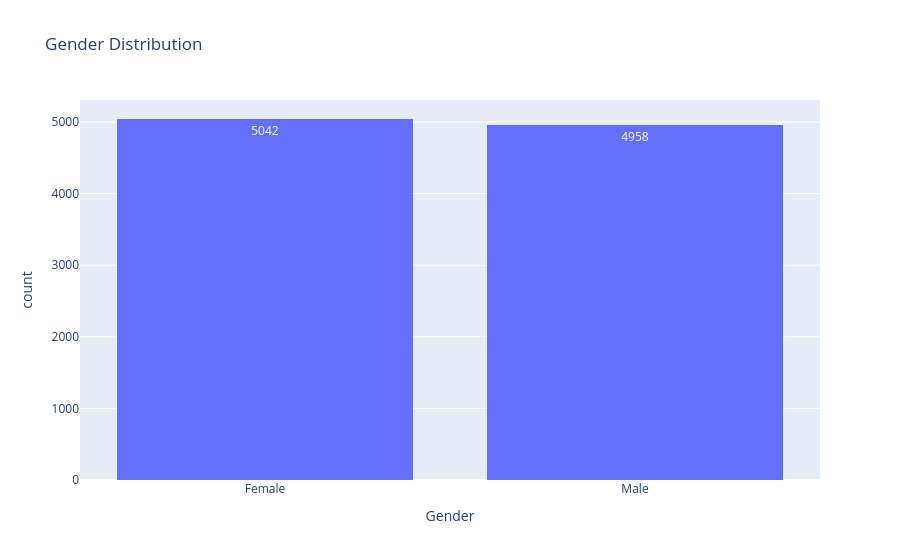
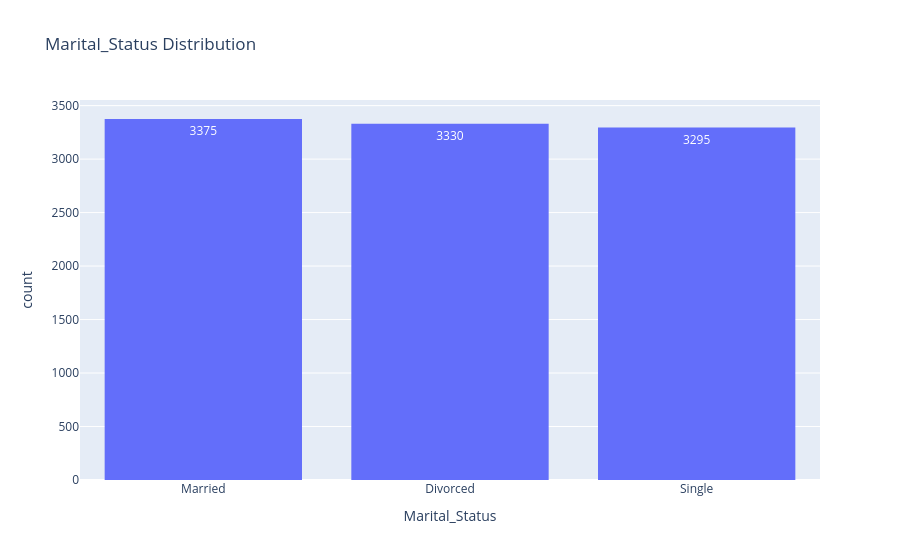
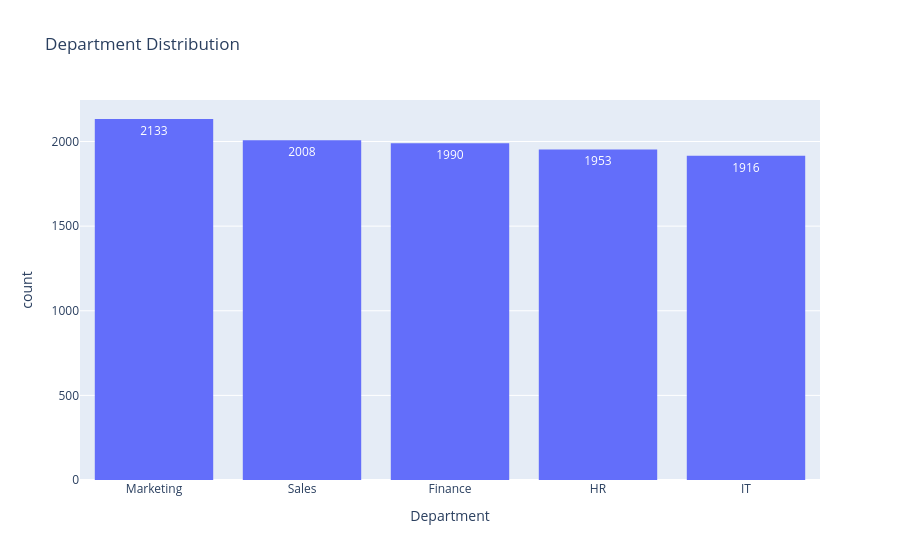

The code cell stored with these charts, in order, in its notebook:
### Markdown cell above
- Categorical Features

### Code cell
for col in df.select_dtypes(include="object").columns:
    fig = px.histogram(
        df,
        x=col,
        text_auto=True,
        title=f"{col} Distribution",
        category_orders={
            col: df[col].value_counts().index.tolist()
        }
    )

    fig.show()

### Figure 1 — Plotly figure (JSON) as saved in the notebook; plotly's stock layout.template omitted (floating-point values rounded to 4 significant figures; data arrays with more than 128 entries replaced by an {"elided": "..."} marker saying what was removed)
{"data": [{"bingroup": "x", "hovertemplate": "Gender=%{x}<br>count=%{y}<extra></extra>", "legendgroup": "", "marker": {"color": "#636efa", "pattern": {"shape": ""}}, "name": "", "orientation": "v", "showlegend": false, "texttemplate": "%{value}", "type": "histogram", "x": {"elided": "10000 str values"}, "xaxis": "x", "yaxis": "y"}], "layout": {"barmode": "relative", "legend": {"tracegroupgap": 0}, "title": {"text": "Gender Distribution"}, "xaxis": {"anchor": "y", "categoryarray": ["Female", "Male"], "categoryorder": "array", "domain": [0, 1], "title": {"text": "Gender"}}, "yaxis": {"anchor": "x", "domain": [0, 1], "title": {"text": "count"}}}}

### Figure 2 — Plotly figure (JSON) as saved in the notebook; plotly's stock layout.template omitted (floating-point values rounded to 4 significant figures; data arrays with more than 128 entries replaced by an {"elided": "..."} marker saying what was removed)
{"data": [{"bingroup": "x", "hovertemplate": "Marital_Status=%{x}<br>count=%{y}<extra></extra>", "legendgroup": "", "marker": {"color": "#636efa", "pattern": {"shape": ""}}, "name": "", "orientation": "v", "showlegend": false, "texttemplate": "%{value}", "type": "histogram", "x": {"elided": "10000 str values"}, "xaxis": "x", "yaxis": "y"}], "layout": {"barmode": "relative", "legend": {"tracegroupgap": 0}, "title": {"text": "Marital_Status Distribution"}, "xaxis": {"anchor": "y", "categoryarray": ["Married", "Divorced", "Single"], "categoryorder": "array", "domain": [0, 1], "title": {"text": "Marital_Status"}}, "yaxis": {"anchor": "x", "domain": [0, 1], "title": {"text": "count"}}}}

### Figure 3 — Plotly figure (JSON) as saved in the notebook; plotly's stock layout.template omitted (floating-point values rounded to 4 significant figures; data arrays with more than 128 entries replaced by an {"elided": "..."} marker saying what was removed)
{"data": [{"bingroup": "x", "hovertemplate": "Department=%{x}<br>count=%{y}<extra></extra>", "legendgroup": "", "marker": {"color": "#636efa", "pattern": {"shape": ""}}, "name": "", "orientation": "v", "showlegend": false, "texttemplate": "%{value}", "type": "histogram", "x": {"elided": "10000 str values"}, "xaxis": "x", "yaxis": "y"}], "layout": {"barmode": "relative", "legend": {"tracegroupgap": 0}, "title": {"text": "Department Distribution"}, "xaxis": {"anchor": "y", "categoryarray": ["Marketing", "Sales", "Finance", "HR", "IT"], "categoryorder": "array", "domain": [0, 1], "title": {"text": "Department"}}, "yaxis": {"anchor": "x", "domain": [0, 1], "title": {"text": "count"}}}}
